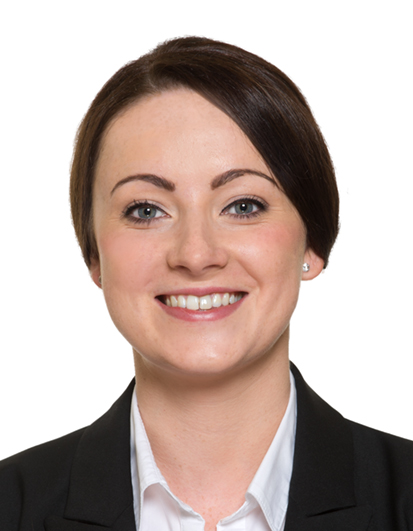
%> input picture img/one.jpg, 413 x 531 px
$ octave labfive.m   (GNU Octave 9; MATLAB toolbox functions it lacks are replaced by stand-ins)
%> lines starting %> are read from the running program, lines starting %| are printed output that depends on the picture
%Title:Image Enhancement with Histogram Equalization, Specification
% and Streching
%Author:Rabi Raj Khadka
%Date:June 20, 2017
%--------------------------------------------------------------------------
% Three Critical Statements
%--------------------------------------------------------------------------
close all;
clear variables
clc;
%--------------------------------------------------------------------------
%Read an Image
%--------------------------------------------------------------------------
myimage = imread('img\one.jpg');
%> myimage is the input picture: size 531x413x3 uint8; mean R, G, B 189.8, 173.2, 166.8
reference = imread('img\two.jpg');
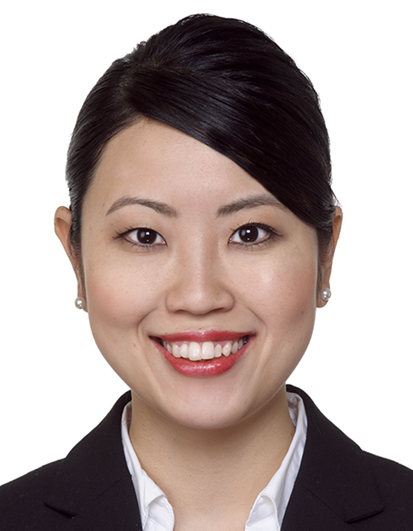
%> input picture img/two.jpg, 413 x 531 px
%> reference is the input picture: size 531x413x3 uint8; mean R, G, B 176.5, 161.9, 158.4
%--------------------------------------------------------------------------
%Source Image Channel Decomposition
%--------------------------------------------------------------------------
myimage_R=myimage(:,:,1);
myimage_G=myimage(:,:,2);
myimage_B=myimage(:,:,3);
%--------------------------------------------------------------------------
%Reference Image Channel Decomposition
%--------------------------------------------------------------------------
reference_R=reference(:,:,1);
reference_G=reference(:,:,2);
reference_B=reference(:,:,3);
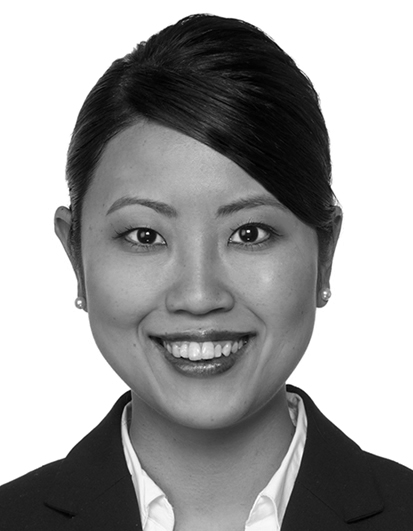
%> reference_B: size 531x413 uint8; min 0, max 255, mean 158.4
%--------------------------------------------------------------------------
%Histogram Source Image Decomposed Channel
%--------------------------------------------------------------------------
hist_myimage_R=imhist(myimage_R);
%> hist_myimage_R = 256 values, max 93142 at index 256, min 0 at index 1, mean 856.7
hist_myimage_G=imhist(myimage_G);
%> hist_myimage_G = 256 values, max 93159 at index 256, min 4 at index 1, mean 856.7
hist_myimage_B=imhist(myimage_B);
%> hist_myimage_B = 256 values, max 93201 at index 256, min 5 at index 3, mean 856.7
%--------------------------------------------------------------------------
%Histogram Reference Image Decomposed Channel
%--------------------------------------------------------------------------
hist_reference_R=imhist(reference_R);
%> hist_reference_R = 256 values, max 86606 at index 256, min 0 at index 1, mean 856.7
hist_reference_G=imhist(reference_G);
%> hist_reference_G = 256 values, max 86669 at index 256, min 21 at index 246, mean 856.7
hist_reference_B=imhist(reference_B);
%> hist_reference_B = 256 values, max 86845 at index 256, min 27 at index 2, mean 856.7
%--------------------------------------------------------------------------
%Histogram Equalization Reference Image Decomposed Channel
%--------------------------------------------------------------------------
outr =histeq(myimage_R,hist_reference_R);
outg=histeq(myimage_G,hist_reference_G);
outb=histeq(myimage_B,hist_reference_B);
%--------------------------------------------------------------------------
%Histogram Specification for output
%--------------------------------------------------------------------------
histsp(:,:,1)=outr;
histsp(:,:,2)=outg;
histsp(:,:,3)=outb;
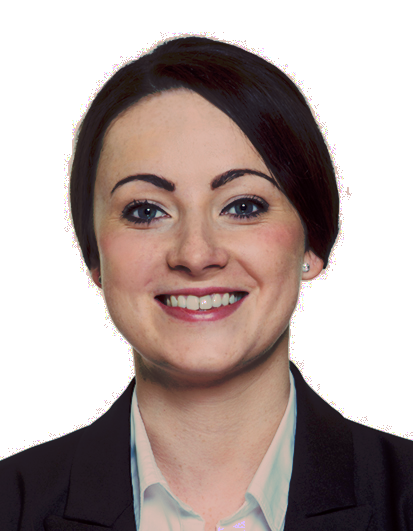
%> histsp: size 531x413x3 uint8; mean R, G, B 177.2, 162.7, 159.2
%--------------------------------------------------------------------------
%Histogram Equalization and Contrast Stretching
%--------------------------------------------------------------------------
img_lowcontrast=imadjust(rgb2gray(myimage),[0.0,1.0],[0.3,0.6]);
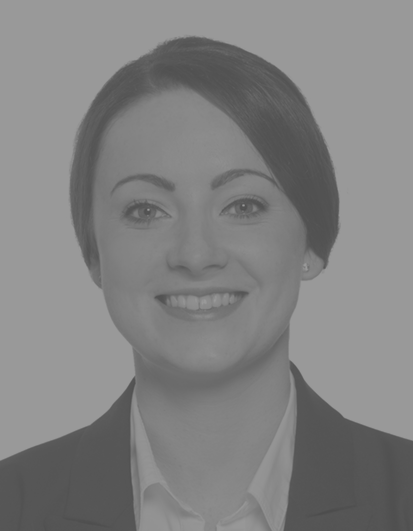
%> img_lowcontrast: size 531x413 uint8; min 77, max 153, mean 129.8
img_equalization = histeq(rgb2gray(myimage));
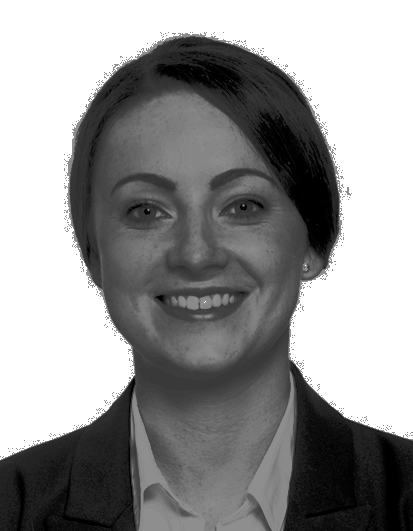
%> img_equalization: size 531x413 uint8; min 0, max 255, mean 149.3
%--------------------------------------------------------------------------
%Outputs
%--------------------------------------------------------------------------
figure;
subplot(2,3,1);imshow(myimage);title('Original');
subplot(2,3,4);imhist(rgb2gray(myimage));title('original histogram');
subplot(2,3,2);imshow(img_lowcontrast);title('lowcontrast image');
subplot(2,3,5);imhist(img_lowcontrast);title('lowcontrast histogram');
subplot(2,3,3);imshow(img_equalization);title('Equalized Image');
subplot(2,3,6);imhist(img_equalization);title('Equalized histogram');
%> after `title('Equalized histogram')`:
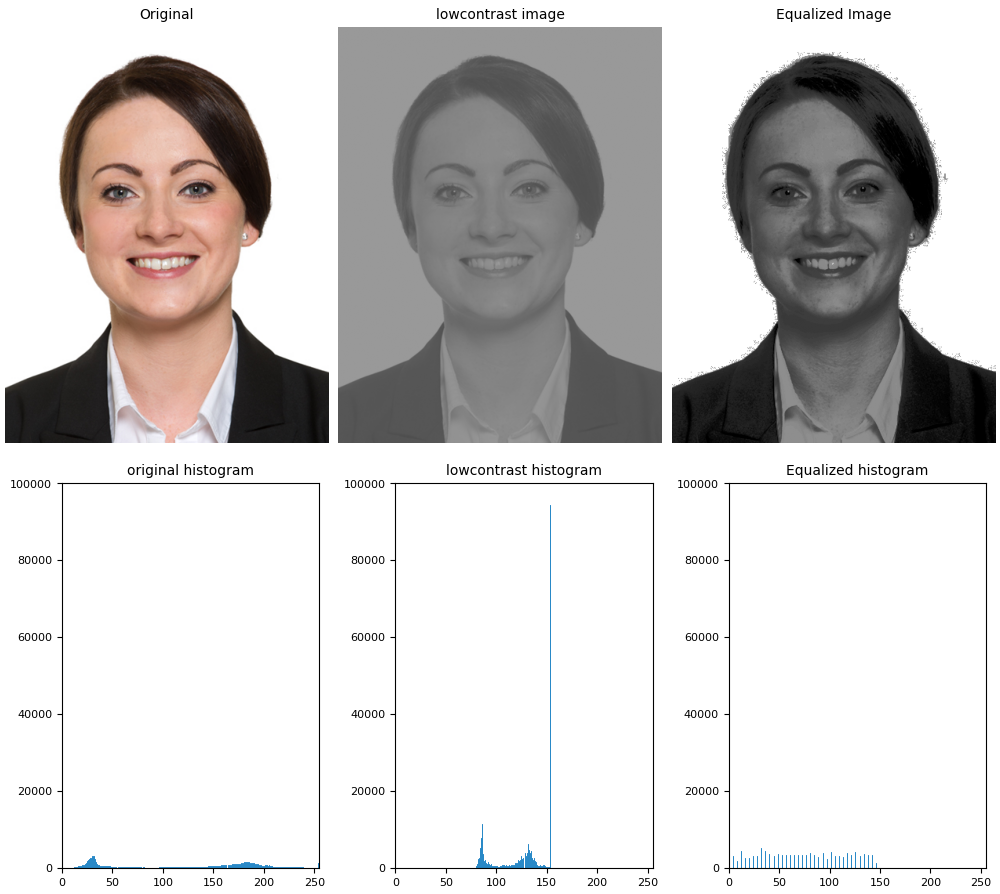
%> figure redrawn from the program's plot data, 6 panels
figure;
subplot(1,3,1);imshow(myimage);title('Original Image');
subplot(1,3,2);imshow(reference);title('Reference image');
subplot(1,3,3);imshow(histsp);title('Output Image');
figure;
subplot(3,3,1);plot(hist_myimage_R);title('Red Input');
subplot(3,3,2);plot(hist_myimage_G);title('Green Input');
subplot(3,3,3);plot(hist_myimage_B);title('Blue Input');
subplot(3,3,4);plot(hist_reference_R);title('Red Reference');
subplot(3,3,5);plot(hist_reference_G);title('Green Reference');
subplot(3,3,6);plot(hist_reference_B);title('Blue Reference');
subplot(3,3,7);plot(imhist(outr));title('output R');
subplot(3,3,8);plot(imhist(outg));title('output G');
subplot(3,3,9);plot(imhist(outb));title('output B');
%> after `title('output B')`:
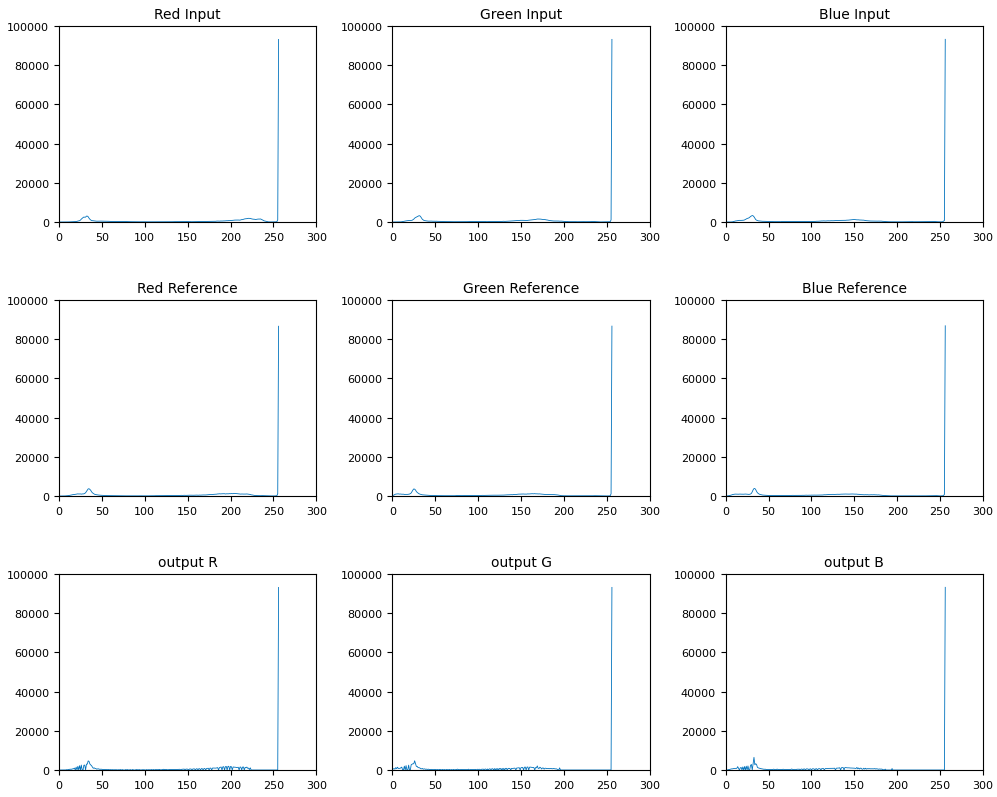
%> figure redrawn from the program's plot data, 9 panels; panel 1: curve peaks at x = 256, y = 93142; panel 2: curve peaks at x = 256, y = 93159; panel 3: curve peaks at x = 256, y = 93201; panel 4: curve peaks at x = 256, y = 86606
